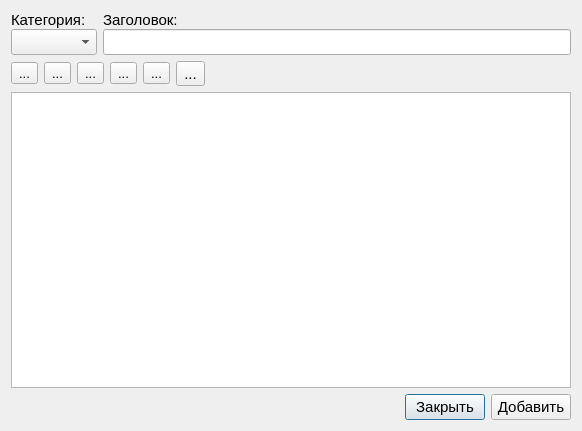
<?xml version="1.0" encoding="UTF-8"?>
<ui version="4.0">
 <class>Dialog</class>
 <widget class="QDialog" name="Dialog">
  <property name="geometry">
   <rect>
    <x>0</x>
    <y>0</y>
    <width>582</width>
    <height>431</height>
   </rect>
  </property>
  <property name="font">
   <font>
    <pointsize>10</pointsize>
   </font>
  </property>
  <property name="windowTitle">
   <string>Dialog</string>
  </property>
  <layout class="QVBoxLayout" name="verticalLayout_3">
   <item>
    <layout class="QGridLayout" name="gridLayout">
     <item row="0" column="0">
      <layout class="QVBoxLayout" name="verticalLayout">
       <property name="spacing">
        <number>0</number>
       </property>
       <item>
        <widget class="QLabel" name="label_2">
         <property name="font">
          <font>
           <pointsize>11</pointsize>
          </font>
         </property>
         <property name="text">
          <string>Категория:</string>
         </property>
        </widget>
       </item>
       <item>
        <widget class="QComboBox" name="boxCategory">
         <property name="font">
          <font>
           <pointsize>11</pointsize>
          </font>
         </property>
        </widget>
       </item>
      </layout>
     </item>
     <item row="0" column="1">
      <layout class="QVBoxLayout" name="verticalLayout_2">
       <property name="spacing">
        <number>0</number>
       </property>
       <item>
        <widget class="QLabel" name="label">
         <property name="font">
          <font>
           <pointsize>11</pointsize>
          </font>
         </property>
         <property name="text">
          <string>Заголовок:</string>
         </property>
        </widget>
       </item>
       <item>
        <widget class="QLineEdit" name="edtTitle">
         <property name="font">
          <font>
           <pointsize>11</pointsize>
          </font>
         </property>
        </widget>
       </item>
      </layout>
     </item>
    </layout>
   </item>
   <item>
    <layout class="QHBoxLayout" name="horizontalLayout">
     <item>
      <widget class="QToolButton" name="btnCopy">
       <property name="text">
        <string>...</string>
       </property>
       <property name="icon">
        <iconset>
         <normalon>:/images/copyIcon.png</normalon>
        </iconset>
       </property>
       <property name="iconSize">
        <size>
         <width>22</width>
         <height>22</height>
        </size>
       </property>
      </widget>
     </item>
     <item>
      <widget class="QToolButton" name="btnCut">
       <property name="text">
        <string>...</string>
       </property>
       <property name="icon">
        <iconset>
         <normalon>:/images/cut-fr.png</normalon>
        </iconset>
       </property>
       <property name="iconSize">
        <size>
         <width>22</width>
         <height>22</height>
        </size>
       </property>
      </widget>
     </item>
     <item>
      <widget class="QToolButton" name="btnPaste">
       <property name="text">
        <string>...</string>
       </property>
       <property name="icon">
        <iconset>
         <normalon>:/images/pasteIcon.png</normalon>
        </iconset>
       </property>
       <property name="iconSize">
        <size>
         <width>22</width>
         <height>22</height>
        </size>
       </property>
      </widget>
     </item>
     <item>
      <widget class="QToolButton" name="btnUndo">
       <property name="text">
        <string>...</string>
       </property>
       <property name="icon">
        <iconset>
         <normalon>:/images/undoIcon.png</normalon>
        </iconset>
       </property>
       <property name="iconSize">
        <size>
         <width>22</width>
         <height>22</height>
        </size>
       </property>
      </widget>
     </item>
     <item>
      <widget class="QToolButton" name="btnRedo">
       <property name="text">
        <string>...</string>
       </property>
       <property name="icon">
        <iconset>
         <normalon>:/images/redoIcon.png</normalon>
        </iconset>
       </property>
       <property name="iconSize">
        <size>
         <width>22</width>
         <height>22</height>
        </size>
       </property>
      </widget>
     </item>
     <item>
      <widget class="QToolButton" name="btnFont">
       <property name="font">
        <font>
         <pointsize>11</pointsize>
        </font>
       </property>
       <property name="text">
        <string>...</string>
       </property>
       <property name="icon">
        <iconset resource="bin/img.qrc">
         <normaloff>:/images/font.png</normaloff>:/images/font.png</iconset>
       </property>
       <property name="iconSize">
        <size>
         <width>22</width>
         <height>22</height>
        </size>
       </property>
      </widget>
     </item>
     <item>
      <spacer name="horizontalSpacer_2">
       <property name="orientation">
        <enum>Qt::Horizontal</enum>
       </property>
       <property name="sizeHint" stdset="0">
        <size>
         <width>40</width>
         <height>20</height>
        </size>
       </property>
      </spacer>
     </item>
    </layout>
   </item>
   <item>
    <widget class="QTextEdit" name="edtText">
     <property name="font">
      <font>
       <pointsize>11</pointsize>
      </font>
     </property>
    </widget>
   </item>
   <item>
    <layout class="QHBoxLayout" name="horizontalLayout_2">
     <item>
      <spacer name="horizontalSpacer">
       <property name="orientation">
        <enum>Qt::Horizontal</enum>
       </property>
       <property name="sizeHint" stdset="0">
        <size>
         <width>40</width>
         <height>20</height>
        </size>
       </property>
      </spacer>
     </item>
     <item>
      <widget class="QPushButton" name="btnClose">
       <property name="font">
        <font>
         <pointsize>11</pointsize>
        </font>
       </property>
       <property name="text">
        <string>Закрыть</string>
       </property>
      </widget>
     </item>
     <item>
      <widget class="QPushButton" name="btnAdd">
       <property name="font">
        <font>
         <pointsize>11</pointsize>
        </font>
       </property>
       <property name="text">
        <string>Добавить</string>
       </property>
       <property name="icon">
        <iconset>
         <normalon>:/images/add1.png</normalon>
        </iconset>
       </property>
      </widget>
     </item>
    </layout>
   </item>
  </layout>
  <action name="actionCopy">
   <property name="icon">
    <iconset resource="bin/img.qrc">
     <normaloff>:/images/copyIcon.png</normaloff>:/images/copyIcon.png</iconset>
   </property>
   <property name="text">
    <string>Копировать</string>
   </property>
  </action>
  <action name="actionCut">
   <property name="icon">
    <iconset resource="bin/img.qrc">
     <normaloff>:/images/cut-fr.png</normaloff>:/images/cut-fr.png</iconset>
   </property>
   <property name="text">
    <string>Вырезать</string>
   </property>
  </action>
  <action name="actionPaste">
   <property name="icon">
    <iconset resource="bin/img.qrc">
     <normaloff>:/images/pasteIcon.png</normaloff>:/images/pasteIcon.png</iconset>
   </property>
   <property name="text">
    <string>Вставить</string>
   </property>
  </action>
  <action name="actionUndo">
   <property name="icon">
    <iconset resource="bin/img.qrc">
     <normaloff>:/images/undoIcon.png</normaloff>:/images/undoIcon.png</iconset>
   </property>
   <property name="text">
    <string>Назад</string>
   </property>
  </action>
  <action name="actionRedo">
   <property name="icon">
    <iconset resource="bin/img.qrc">
     <normaloff>:/images/redoIcon.png</normaloff>:/images/redoIcon.png</iconset>
   </property>
   <property name="text">
    <string>Вперёд</string>
   </property>
  </action>
  <action name="actionFont">
   <property name="icon">
    <iconset resource="bin/img.qrc">
     <normaloff>:/images/font.png</normaloff>:/images/font.png</iconset>
   </property>
   <property name="text">
    <string>Шрифт</string>
   </property>
  </action>
 </widget>
 <tabstops>
  <tabstop>btnAdd</tabstop>
  <tabstop>btnClose</tabstop>
  <tabstop>edtText</tabstop>
  <tabstop>btnRedo</tabstop>
  <tabstop>btnFont</tabstop>
  <tabstop>btnUndo</tabstop>
  <tabstop>btnPaste</tabstop>
  <tabstop>edtTitle</tabstop>
  <tabstop>btnCut</tabstop>
  <tabstop>boxCategory</tabstop>
  <tabstop>btnCopy</tabstop>
 </tabstops>
 <resources>
  <include location="bin/img.qrc"/>
 </resources>
 <connections/>
</ui>
